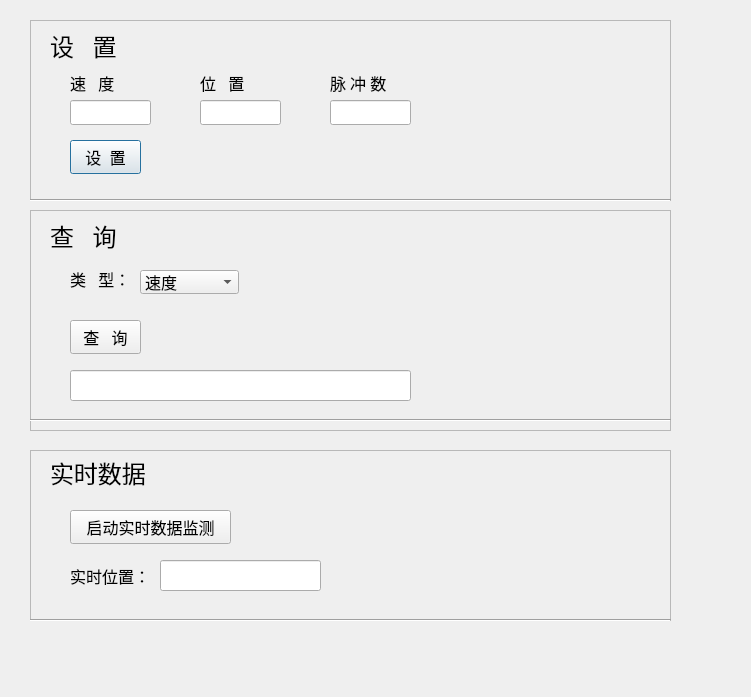
<?xml version="1.0" encoding="UTF-8"?>
<ui version="4.0">
 <class>Dialog</class>
 <widget class="QDialog" name="Dialog">
  <property name="geometry">
   <rect>
    <x>0</x>
    <y>0</y>
    <width>751</width>
    <height>697</height>
   </rect>
  </property>
  <property name="windowTitle">
   <string>Dialog</string>
  </property>
  <widget class="QFrame" name="frame">
   <property name="geometry">
    <rect>
     <x>30</x>
     <y>20</y>
     <width>641</width>
     <height>181</height>
    </rect>
   </property>
   <property name="frameShape">
    <enum>QFrame::StyledPanel</enum>
   </property>
   <property name="frameShadow">
    <enum>QFrame::Raised</enum>
   </property>
   <widget class="QLineEdit" name="position">
    <property name="geometry">
     <rect>
      <x>170</x>
      <y>80</y>
      <width>81</width>
      <height>25</height>
     </rect>
    </property>
   </widget>
   <widget class="QLineEdit" name="velocity">
    <property name="geometry">
     <rect>
      <x>40</x>
      <y>80</y>
      <width>81</width>
      <height>25</height>
     </rect>
    </property>
   </widget>
   <widget class="QPushButton" name="set_button">
    <property name="geometry">
     <rect>
      <x>40</x>
      <y>120</y>
      <width>71</width>
      <height>34</height>
     </rect>
    </property>
    <property name="font">
     <font>
      <family>Agency FB</family>
      <pointsize>12</pointsize>
     </font>
    </property>
    <property name="text">
     <string>设  置</string>
    </property>
   </widget>
   <widget class="QLabel" name="label_3">
    <property name="geometry">
     <rect>
      <x>170</x>
      <y>47</y>
      <width>51</width>
      <height>31</height>
     </rect>
    </property>
    <property name="font">
     <font>
      <family>Agency FB</family>
      <pointsize>12</pointsize>
     </font>
    </property>
    <property name="text">
     <string>位   置</string>
    </property>
   </widget>
   <widget class="QLabel" name="label_2">
    <property name="geometry">
     <rect>
      <x>40</x>
      <y>47</y>
      <width>51</width>
      <height>31</height>
     </rect>
    </property>
    <property name="font">
     <font>
      <family>Agency FB</family>
      <pointsize>12</pointsize>
     </font>
    </property>
    <property name="text">
     <string>速   度</string>
    </property>
   </widget>
   <widget class="QLabel" name="label">
    <property name="geometry">
     <rect>
      <x>20</x>
      <y>10</y>
      <width>71</width>
      <height>31</height>
     </rect>
    </property>
    <property name="font">
     <font>
      <family>Agency FB</family>
      <pointsize>18</pointsize>
     </font>
    </property>
    <property name="text">
     <string>设   置</string>
    </property>
   </widget>
   <widget class="QLineEdit" name="plus">
    <property name="geometry">
     <rect>
      <x>300</x>
      <y>80</y>
      <width>81</width>
      <height>25</height>
     </rect>
    </property>
   </widget>
   <widget class="QLabel" name="label_4">
    <property name="geometry">
     <rect>
      <x>300</x>
      <y>47</y>
      <width>81</width>
      <height>31</height>
     </rect>
    </property>
    <property name="font">
     <font>
      <family>Agency FB</family>
      <pointsize>12</pointsize>
     </font>
    </property>
    <property name="text">
     <string>脉 冲 数</string>
    </property>
   </widget>
   <widget class="Line" name="line">
    <property name="geometry">
     <rect>
      <x>0</x>
      <y>170</y>
      <width>641</width>
      <height>20</height>
     </rect>
    </property>
    <property name="orientation">
     <enum>Qt::Horizontal</enum>
    </property>
   </widget>
  </widget>
  <widget class="QFrame" name="frame_2">
   <property name="geometry">
    <rect>
     <x>30</x>
     <y>210</y>
     <width>641</width>
     <height>221</height>
    </rect>
   </property>
   <property name="frameShape">
    <enum>QFrame::StyledPanel</enum>
   </property>
   <property name="frameShadow">
    <enum>QFrame::Raised</enum>
   </property>
   <widget class="QPushButton" name="query_button">
    <property name="geometry">
     <rect>
      <x>40</x>
      <y>110</y>
      <width>71</width>
      <height>34</height>
     </rect>
    </property>
    <property name="font">
     <font>
      <family>Agency FB</family>
      <pointsize>12</pointsize>
     </font>
    </property>
    <property name="text">
     <string>查   询</string>
    </property>
   </widget>
   <widget class="QLineEdit" name="query_result_data">
    <property name="geometry">
     <rect>
      <x>40</x>
      <y>160</y>
      <width>341</width>
      <height>31</height>
     </rect>
    </property>
    <property name="font">
     <font>
      <family>Agency FB</family>
      <pointsize>12</pointsize>
     </font>
    </property>
   </widget>
   <widget class="QLabel" name="label_6">
    <property name="geometry">
     <rect>
      <x>40</x>
      <y>60</y>
      <width>61</width>
      <height>18</height>
     </rect>
    </property>
    <property name="font">
     <font>
      <family>Agency FB</family>
      <pointsize>12</pointsize>
     </font>
    </property>
    <property name="text">
     <string>类   型：</string>
    </property>
   </widget>
   <widget class="QLabel" name="label_5">
    <property name="geometry">
     <rect>
      <x>20</x>
      <y>10</y>
      <width>81</width>
      <height>31</height>
     </rect>
    </property>
    <property name="font">
     <font>
      <family>Agency FB</family>
      <pointsize>18</pointsize>
     </font>
    </property>
    <property name="text">
     <string>查   询</string>
    </property>
   </widget>
   <widget class="QComboBox" name="query_type">
    <property name="geometry">
     <rect>
      <x>110</x>
      <y>60</y>
      <width>99</width>
      <height>24</height>
     </rect>
    </property>
    <property name="font">
     <font>
      <family>Agency FB</family>
      <pointsize>12</pointsize>
     </font>
    </property>
    <item>
     <property name="text">
      <string>速度</string>
     </property>
    </item>
    <item>
     <property name="text">
      <string>位置</string>
     </property>
    </item>
    <item>
     <property name="text">
      <string>脉冲数</string>
     </property>
    </item>
   </widget>
   <widget class="Line" name="line_2">
    <property name="geometry">
     <rect>
      <x>0</x>
      <y>200</y>
      <width>641</width>
      <height>20</height>
     </rect>
    </property>
    <property name="orientation">
     <enum>Qt::Horizontal</enum>
    </property>
   </widget>
  </widget>
  <widget class="QFrame" name="frame_3">
   <property name="geometry">
    <rect>
     <x>30</x>
     <y>450</y>
     <width>641</width>
     <height>171</height>
    </rect>
   </property>
   <property name="frameShape">
    <enum>QFrame::StyledPanel</enum>
   </property>
   <property name="frameShadow">
    <enum>QFrame::Raised</enum>
   </property>
   <widget class="QLabel" name="label_8">
    <property name="geometry">
     <rect>
      <x>40</x>
      <y>110</y>
      <width>81</width>
      <height>31</height>
     </rect>
    </property>
    <property name="font">
     <font>
      <family>Agency FB</family>
      <pointsize>12</pointsize>
     </font>
    </property>
    <property name="text">
     <string>实时位置：</string>
    </property>
   </widget>
   <widget class="QLineEdit" name="show_realtime_data">
    <property name="geometry">
     <rect>
      <x>130</x>
      <y>110</y>
      <width>161</width>
      <height>31</height>
     </rect>
    </property>
   </widget>
   <widget class="QPushButton" name="realtime_data">
    <property name="geometry">
     <rect>
      <x>40</x>
      <y>60</y>
      <width>161</width>
      <height>34</height>
     </rect>
    </property>
    <property name="font">
     <font>
      <family>Agency FB</family>
      <pointsize>12</pointsize>
     </font>
    </property>
    <property name="text">
     <string>启动实时数据监测</string>
    </property>
   </widget>
   <widget class="QLabel" name="label_7">
    <property name="geometry">
     <rect>
      <x>20</x>
      <y>7</y>
      <width>111</width>
      <height>31</height>
     </rect>
    </property>
    <property name="font">
     <font>
      <family>Agency FB</family>
      <pointsize>18</pointsize>
     </font>
    </property>
    <property name="text">
     <string>实时数据</string>
    </property>
   </widget>
   <widget class="Line" name="line_3">
    <property name="geometry">
     <rect>
      <x>0</x>
      <y>160</y>
      <width>641</width>
      <height>20</height>
     </rect>
    </property>
    <property name="orientation">
     <enum>Qt::Horizontal</enum>
    </property>
   </widget>
  </widget>
 </widget>
 <resources/>
 <connections/>
</ui>
